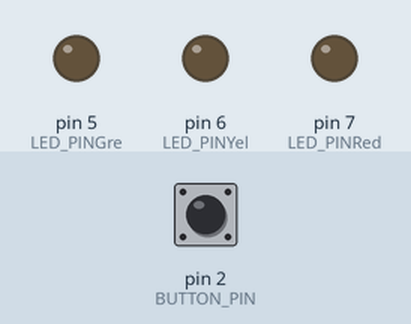
This sketch was run on a simulated Arduino Uno, built with avr-gcc and run on an emulated ATmega328P. Parts: output pins drawn as LEDs (lit = HIGH). The inputs (shaded band) are chosen by the test bench; at power-on: pin 2 (BUTTON_PIN) HIGH.

Above: at 1.2 s.
1.3 s: pin 2 (BUTTON_PIN) pulled LOW for 0.15 s
At 2.3 s:
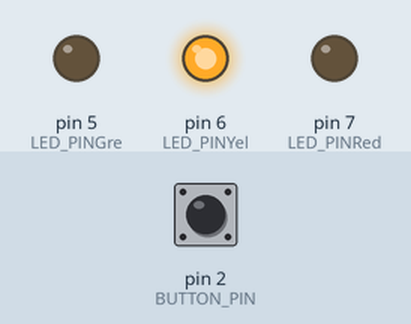
2.9 s: pin 2 (BUTTON_PIN) pulled LOW for 1 s
At 3.5 s:
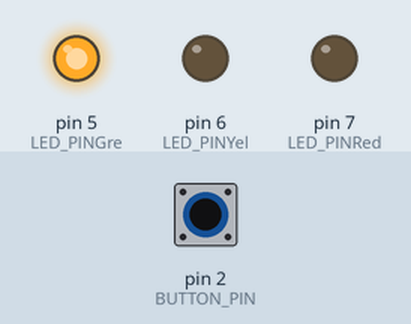
5.4 s: pin 2 (BUTTON_PIN) pulled LOW for 0.15 s
At 6.6 s:
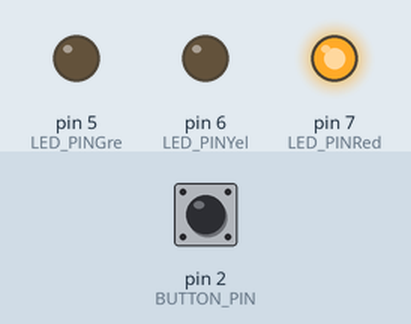
7.0 s: pin 2 (BUTTON_PIN) pulled LOW for 3.2 s
At 7.8 s:
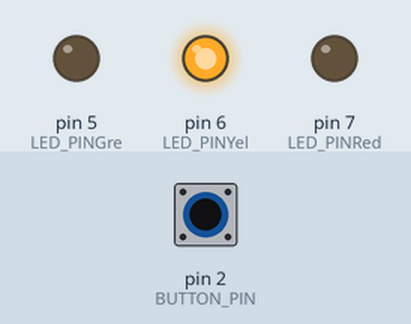
Timing chart, 0 to 10.0 s (numbered marks = the images above; inputs shaded):
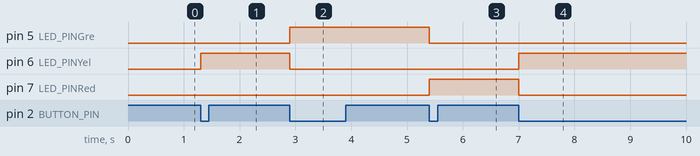

The sketch:

ButtonLED.ino
```cpp
#define LED_PINRed 7
#define LED_PINYel 6
#define LED_PINGre 5
#define BUTTON_PIN 2

byte lastButtonState;
byte ledState = 0;  // This will hold the state (0=Red, 1=Yellow, 2=Green)

void setup() {
  pinMode(LED_PINRed, OUTPUT);
  pinMode(LED_PINYel, OUTPUT);
  pinMode(LED_PINGre, OUTPUT);
  pinMode(BUTTON_PIN, INPUT);
  lastButtonState = digitalRead(BUTTON_PIN);

  // Initialize all LEDs to LOW (off)
  digitalWrite(LED_PINRed, LOW);
  digitalWrite(LED_PINYel, LOW);
  digitalWrite(LED_PINGre, LOW);
}

void loop() {
  byte buttonState = digitalRead(BUTTON_PIN);

  if (buttonState != lastButtonState) {
    lastButtonState = buttonState;
    if (buttonState == LOW) {
      // Cycle through LEDs
      ledState++;
      if (ledState > 2) {
        ledState = 0;  // Reset to Red after Green
      }

      // Turn off all LEDs
      digitalWrite(LED_PINRed, LOW);
      digitalWrite(LED_PINYel, LOW);
      digitalWrite(LED_PINGre, LOW);

      // Turn on the selected LED
      if (ledState == 0) {
        digitalWrite(LED_PINRed, HIGH); // Red
      } else if (ledState == 1) {
        digitalWrite(LED_PINYel, HIGH); // Yellow
      } else if (ledState == 2) {
        digitalWrite(LED_PINGre, HIGH); // Green
      }
    }
  }
}
```

Measured:
- after the input at 1.3 s, pin 6 (LED_PINYel): LOW → HIGH at once
- after the input at 2.9 s, pin 5 (LED_PINGre): LOW → HIGH at once; pin 6 (LED_PINYel): HIGH → LOW at once
- after the input at 5.4 s, pin 5 (LED_PINGre): HIGH → LOW at once; pin 7 (LED_PINRed): LOW → HIGH at once
- after the input at 7.0 s, pin 6 (LED_PINYel): LOW → HIGH at once; pin 7 (LED_PINRed): HIGH → LOW at once
